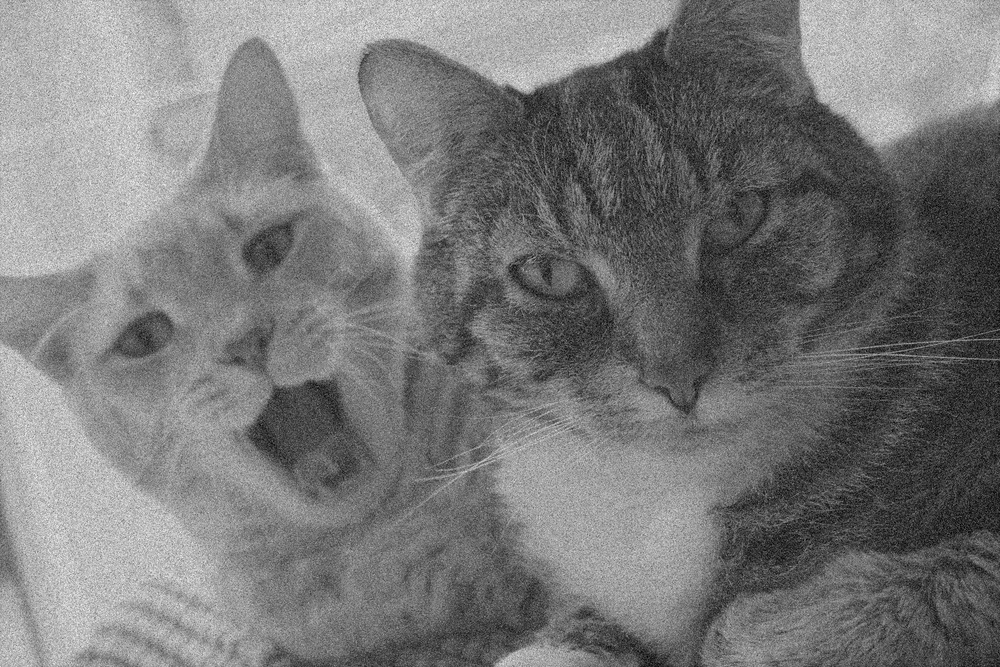
#> input picture Lab02/cattus.png, 1000 x 667 px, shrunk from 1803 x 1202 before the run
$ jupyter execute --allow-errors lab-tut.ipynb
#> lines starting #> are read from the running program, lines starting #| are printed output that depends on the picture; after the words box and inside, x2 and y2 are one past the last pixel; in counts of white or black regions, pixels touching at a corner belong together
#> further down, original_image is the input picture: shape (667, 1000); min 1, max 26, mean 12.9
[cell 1]
import os
from typing import Dict,Tuple,Union

import cv2
import matplotlib.pyplot as plt
import numpy as np

plt.rcParams['figure.figsize'] = [16,8]

[cell 2]
def get_params(image: np.ndarray):
    return dict({"camp": "gray","vmin":0,"vmax":255})

def make_bad_image(image: np.ndarray):
    output_image = np.multiply(image,0.1)
    return output_image.astype(np.uint8)

def save_image(image: np.ndarray,fulename:str, path: str = ""):
    cv2.imwrite(os.path.join(path,filename),image)
    return os.path.exists(os.path.join(path,filename))

def show_image(image: np.ndarray, title: str, params: Dict[str,Union[int,str]] = {}):
    fig = plt.figure()
    fig.suptitle(title)
    plt.imshow(image, **params)
    save_image(image=image, filename = title + ".jpg")

def sp_noise(image:np.ndarray,prob:float):
#> called with prob = 0.2
    output = np.ndarray.copy(image)
    probs = np.random.rand(*image.shape)
    output[probs < prob] = 0
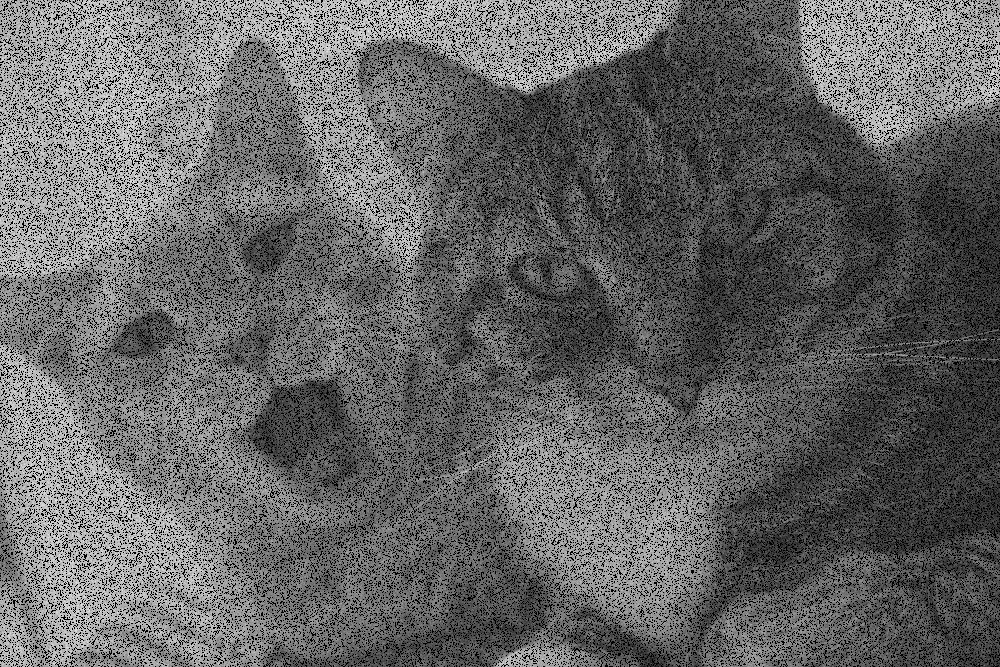
#> output: shape (667, 1000); min 0, max 26, mean 10.3; drawn with min black and max white
    output[probs > 1 - prob] = 255
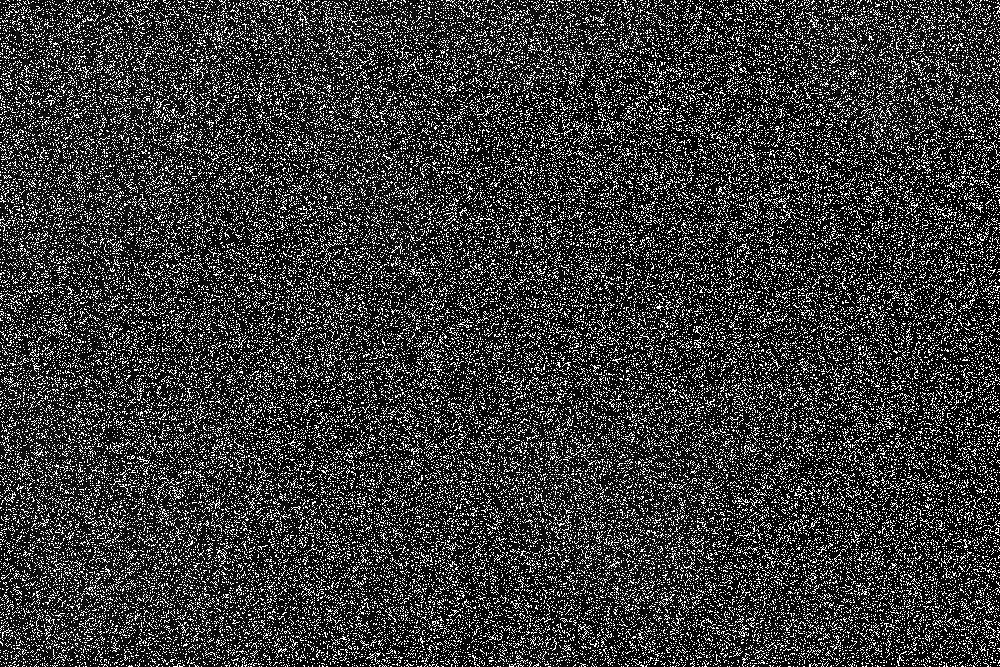
#> output: shape (667, 1000); 19.99% of pixels changed, all inside (x1, y1, x2, y2) = (0, 0, 1000, 667)
    return output

[cell 3]
FILENAME = "cattus.png"
original_image = cv2.imread(FILENAME,cv2.IMREAD_GRAYSCALE)
noise_img = sp_noise(original_image,0.20)
bad_image = make_bad_image(noise_img)

[cell 4]
def question_1(image:np.ndarray):
    min_max = get_params(image)
#> min_max = {'camp': 'gray', 'vmin': 0, 'vmax': 255}

    output_image = (
        np.dot(
            image - np.min(image),
            (min_max.get("vmax") - min_max.get("vmin")) / (np.max(image) - np.min(image)),
        )
        + min_max.get('vmin')
    ).astype(np.uint8)

    return output_image.astype(np.uint8)

[cell 5]
q1_output = question_1(bad_image)

#> (a cell that did not finish here is left out)

$ run again, with Lab02/Task3_0_degree.png copied over Lab02/cattus.png
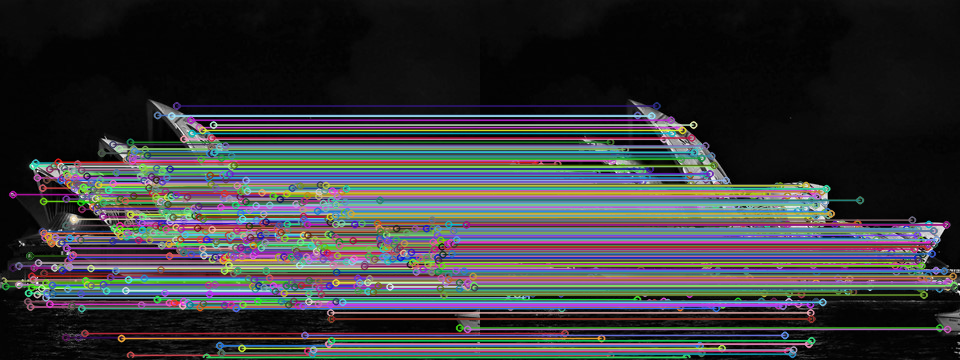
#> input picture Lab02/Task3_0_degree.png, 960 x 360 px
#> `original_image = cv2.imread(FILENAME,cv2.IMREAD_GRAYSCALE)`:
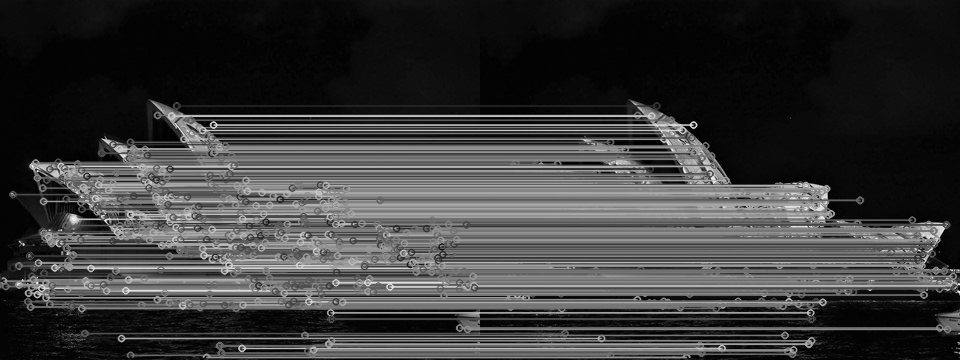
#> original_image: shape (360, 960); min 0, max 255, mean 57.8
#> in sp_noise, `output[probs > 1 - prob] = 255`:
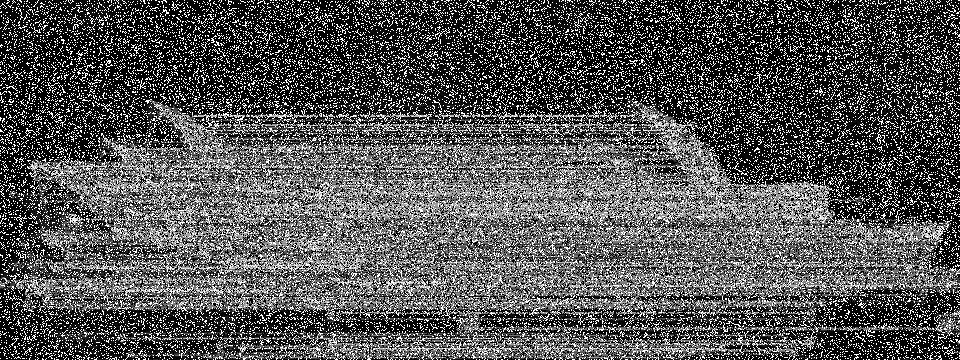
#> output: shape (360, 960); min 0, max 255, mean 85.6
#> min_max = {'camp': 'gray', 'vmin': 0, 'vmax': 255}

$ run again, with Lab02/Task3_60_degree.png copied over Lab02/cattus.png
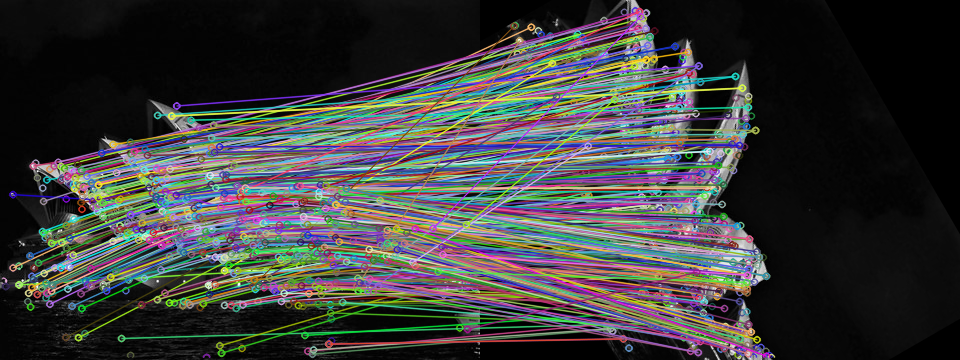
#> input picture Lab02/Task3_60_degree.png, 960 x 360 px
#> `original_image = cv2.imread(FILENAME,cv2.IMREAD_GRAYSCALE)`:
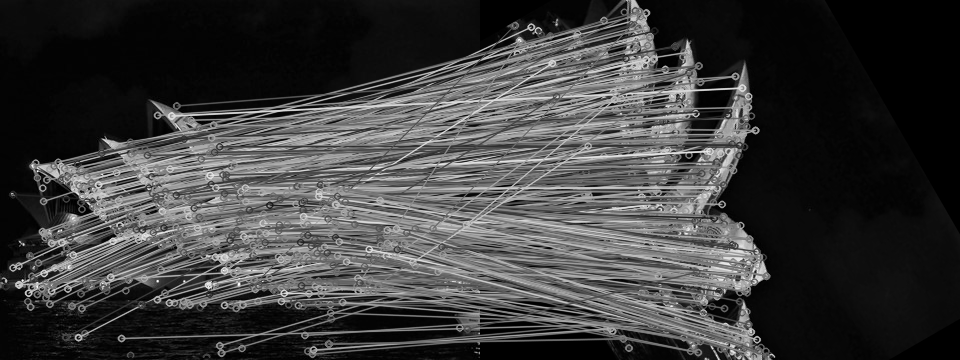
#> original_image: shape (360, 960); min 0, max 255, mean 60.8
#> in sp_noise, `output[probs > 1 - prob] = 255`:
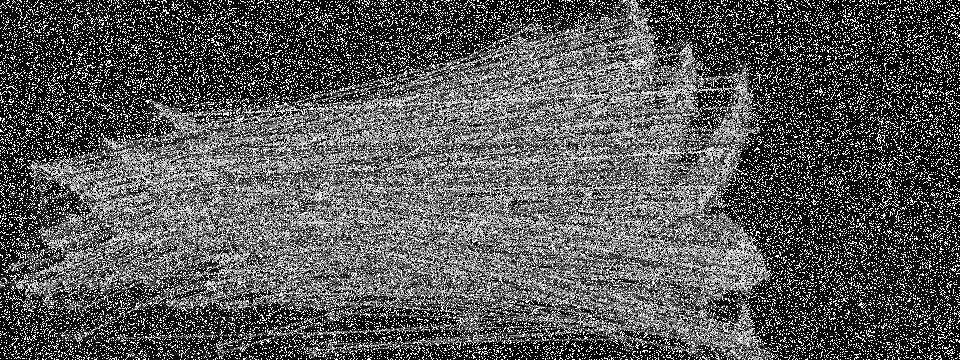
#> output: shape (360, 960); min 0, max 255, mean 87.4
#> min_max = {'camp': 'gray', 'vmin': 0, 'vmax': 255}
